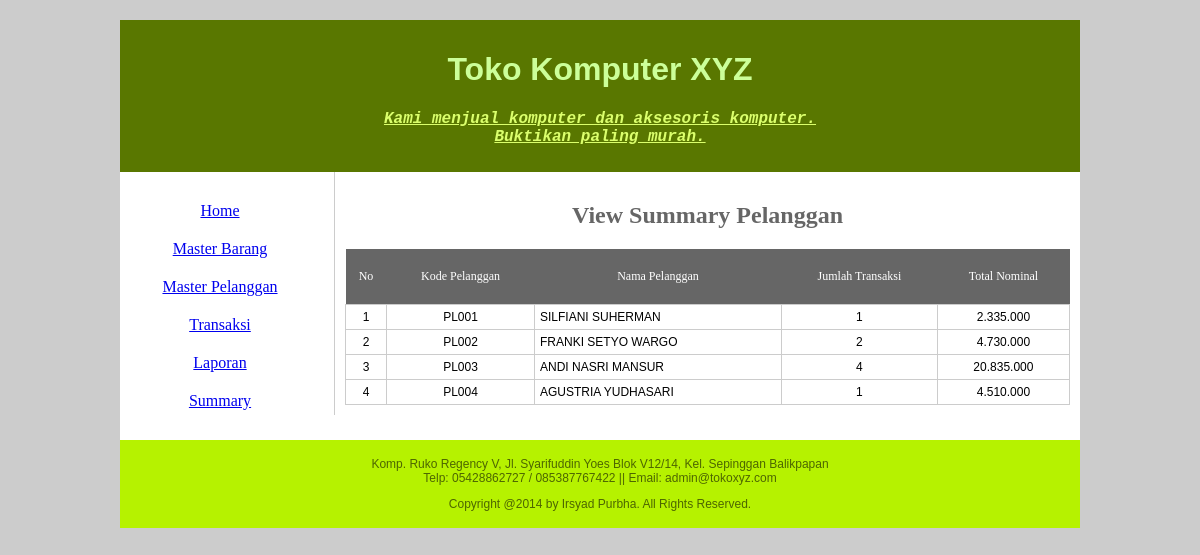
The page /Pertemuan14/index.php?page=summary on the database its author committed.
### tables this page shows
CREATE TABLE `pelanggan` (
  `kdpel` varchar(5) NOT NULL,
  `pel_nama` varchar(50) NOT NULL,
  `pel_jk` int(2) NOT NULL,
  `pel_alamat` varchar(100) NOT NULL,
  `pel_telp` varchar(20) NOT NULL,
  `pel_kawin` int(2) NOT NULL,
  `pel_create` datetime NOT NULL,
  `pel_update` timestamp NULL DEFAULT NULL ON UPDATE current_timestamp(),
  PRIMARY KEY (`kdpel`)
);

### Pertemuan14/pelanggan/data_pelanggan.php (called while the page is built, shortened)
<?php
	function ambil_pelanggan($kode=NULL)
	{
		$konek = con();
		if ($kode != NULL) { $cari="WHERE kdpel='$kode'"; } else { $cari=""; }
		$query = mysqli_query($konek,"SELECT * FROM pelanggan $cari ORDER BY kdpel ASC");
		if (!$query) { echo mysqli_error($konek); } else { return $query; }
	}
?>

### Pertemuan14/transaksi/data_transaksi.php (called while the page is built, shortened)
<?php
	function ambil_transaksi($kode=NULL,$field=NULL)
	{
		$konek = con();
		if ($kode != NULL) { $cari="WHERE $field LIKE '%$kode%'"; } else { $cari=""; }
		$sql = "SELECT * FROM transaksi A INNER JOIN pelanggan B ON A.kdpel=B.kdpel $cari
			ORDER BY idtrans DESC";
		$query = mysqli_query($konek,$sql);
		if (!$query) { echo mysqli_error($konek); } else { return $query; }
	}
	function ambil_detail_transaksi($kode=NULL)
	{
		$konek = con();
		if ($kode != NULL) { $cari="WHERE idtrans = '$kode'"; } else { $cari=""; }
		$query = mysqli_query($konek,"SELECT * FROM detail A INNER JOIN barang B ON A.kdbrg=B.kdbrg $cari
			ORDER BY brg_nama ASC");
		if (!$query) { echo mysqli_error($konek); } else { return $query; }
	}
?>

### Pertemuan14/transaksi/view_summary.php (the view)
<h2>View Summary Pelanggan</h2>
<table>
	<tr><th>No</th><th>Kode Pelanggan</th><th>Nama Pelanggan</th><th>Jumlah Transaksi</th><th>Total Nominal</th></tr>
	<?php
		$no=1;
		$pelanggan = ambil_pelanggan();
		while($row = mysqli_fetch_array($pelanggan))
		{
			echo '<tr>';
			echo '<td align="center">'.$no.'</td>';
			echo '<td align="center">'.$row['kdpel'].'</td>';
			echo '<td>'.$row['pel_nama'].'</td>';
			$jmlTrans = 0;
			$grandTotal = 0;
			$transaksi = ambil_transaksi($row['kdpel'],'A.kdpel');
			while($trans = mysqli_fetch_array($transaksi)) {
				$totalTrans = 0;
				$detailTrans = ambil_detail_transaksi($trans['idtrans']);
				while($detail = mysqli_fetch_array($detailTrans)) {
					$harga = $detail['detail_harga'];
					$qty = $detail['detail_qty'];
					$subtotal = $harga * $qty;
					$totalTrans = $totalTrans + $subtotal;
				}
				$grandTotal = $grandTotal + $totalTrans;
				$jmlTrans++;
			}
			echo '<td align="center">'.$jmlTrans.'</td>';
			echo '<td align="center">'.number_format($grandTotal,0,",",".").'</td>';
			echo '</tr>';
			$no++;
		}
    ?>
</table>

### Pertemuan14/css/table.css (style rules this page uses)
td { border: 1px solid #CCC; font-family: "Trebuchet MS", Arial, Helvetica, sans-serif; font-size: 12px; margin: 0px; padding: 5px; }
table { border-collapse: collapse; padding: 0px; width: 100%; margin: 0px; }
th { font-family: Impact; font-size: 12px; font-weight: normal; color: #FFF; background-color: #666; text-align: center; margin: 0px; padding-top: 20px; padding-right: 5px; padding-bottom: 20px; padding-left: 5px; }

### Pertemuan14/css/design.css (style rules this page uses)
h2 { font-family: "Comic Sans MS", cursive; color: #666; text-align: center; width: 100%; }
body { background-color: #CCC; margin: 0px; padding: 0px; }

### rows shown on the page
pelanggan: kdpel "PL001", pel_nama "SILFIANI SUHERMAN", jmlTrans "1", grandTotal "2.335.000"
pelanggan: kdpel "PL002", pel_nama "FRANKI SETYO WARGO", jmlTrans "2", grandTotal "4.730.000"
pelanggan: kdpel "PL003", pel_nama "ANDI NASRI MANSUR", jmlTrans "4", grandTotal "20.835.000"
pelanggan: kdpel "PL004", pel_nama "AGUSTRIA YUDHASARI", jmlTrans "1", grandTotal "4.510.000"
